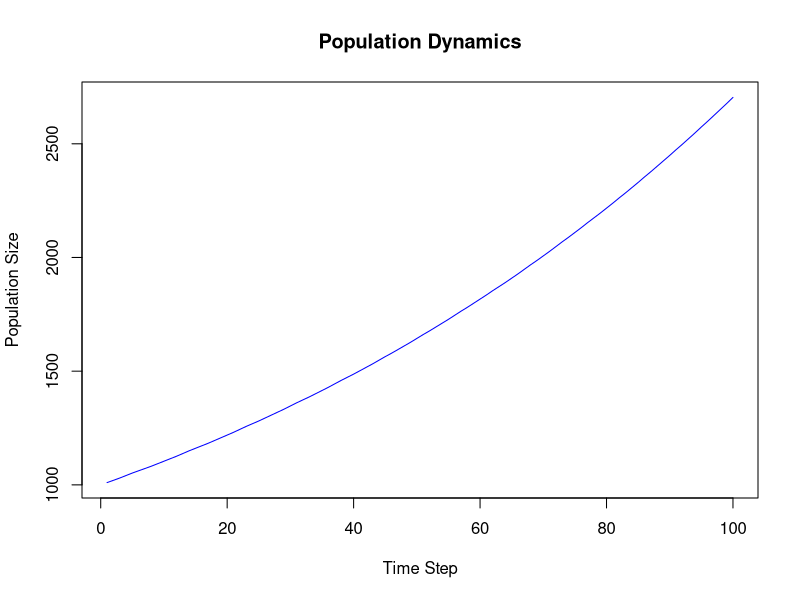
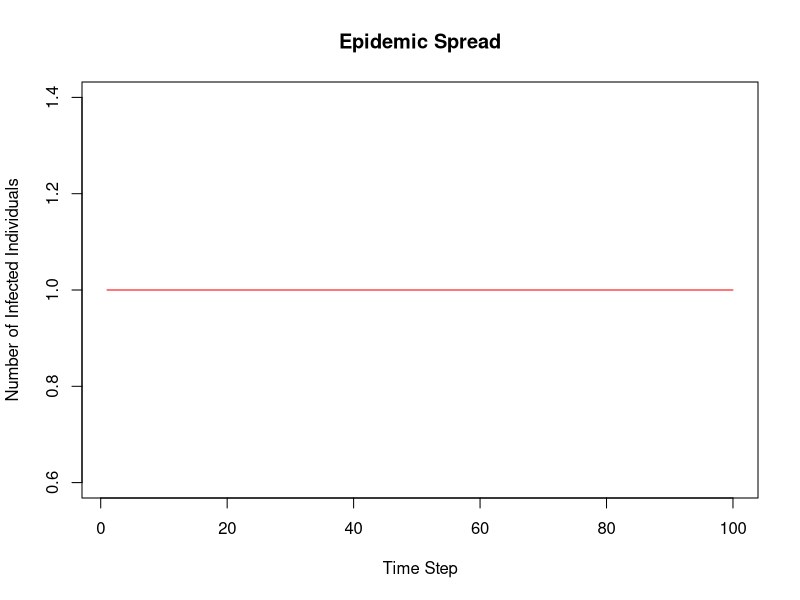
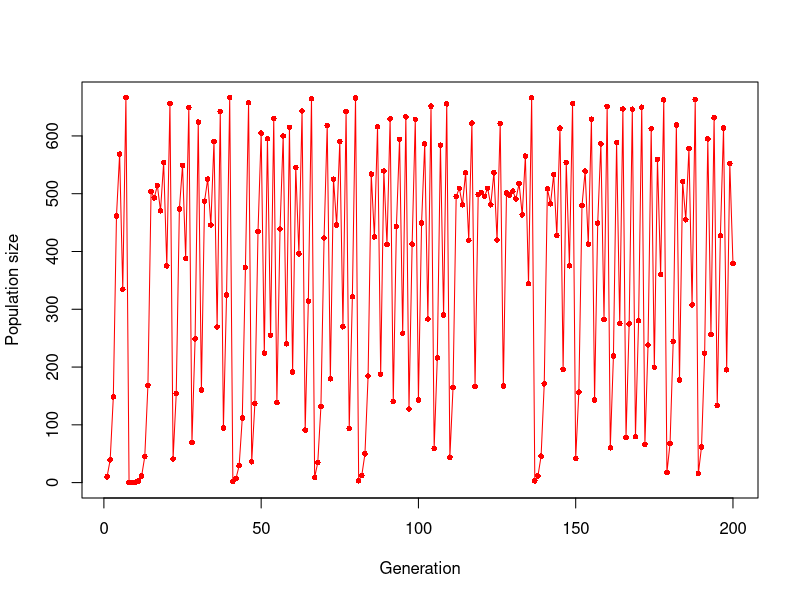

Here is the R script that generated these plots, in order:
#exploring some things together with ChatGPT
#clear environment
rm(list=ls())

#---------set up population dynamics (not using this)
#Parameters
population_size <- 1000  # Initial population size
birth_rate <- 0.02  # Birth rate (constant)
death_rate <- 0.01  # Death rate (constant)
time_steps <- 100  # Number of simulation steps (e.g., years)

#Vector to store population size at each time step
pop_size <- numeric(time_steps)

#Run the simulation
for (t in 1:time_steps) {
  # Births and deaths
  births <- round(population_size * birth_rate)
  deaths <- round(population_size * death_rate)
  
  #Update population size
  population_size <- population_size + births - deaths
  
  #Store the population size at this time step
  pop_size[t] <- population_size}

# Plot population over time
plot(1:time_steps, pop_size, type = "l", col = "blue", 
     xlab = "Time Step", ylab = "Population Size", main = "Population Dynamics")



#---------introduce virus transmission
# Parameters for virus transmission
infection_rate <- 0.2  # Probability of infection per interaction
recovery_rate <- 0.05  # Rate at which infected recover

# Initial state
susceptible <- population_size - 1  # One infected individual to start
infected <- 1
recovered <- 0

# Initialize storage vectors
infected_data <- numeric(time_steps)  
susceptible_data <- numeric(time_steps)  

# Simulation of the epidemic
for (t in 1:time_steps) {
  # Infection process (basic example)
  new_infections <- round(susceptible * infected * infection_rate / population_size)
  new_recoveries <- round(infected * recovery_rate)
  
  # Update numbers
  susceptible <- susceptible - new_infections
  infected <- infected + new_infections - new_recoveries
  recovered <- recovered + new_recoveries
  
  # Store data
  infected_data[t] <- infected
  susceptible_data[t] <- susceptible}

# Plot epidemic over time
plot(1:time_steps, infected_data, type = "l", col = "red", 
     xlab = "Time Step", ylab = "Number of Infected Individuals", main = "Epidemic Spread")







#-----------------------trying out another population dynamics script
#Discrete-time Logistic Population Growth Simulations
#August 15, 2014
#By Stephen B. Heard
#Non-commercial use permitted.

#Set number of generations to plot
PlotGen <- 200

###Set parameters for simulation 1###

# set initial population size
N0 <- 10

#Set R
R <- 3

#Set K
K <- 500

###Run simulation###

# initialize vector to hold results 
PopSize <- N0 

# create variable to hold the current population size
PopNow <- N0 

# calculate population sizes and append to popsize
for(i in 1:PlotGen) { 
  PopNow <- PopNow + PopNow*R*(1-PopNow/K)    #discrete logistic
  if (PopNow < 0) {PopNow <- 0}
  PopSize <- c(PopSize,PopNow)                #add result to vector
}


###Plot results###

tvals <- 1:length(PopSize) #create a vector of time values equal to length of results vector

plot(tvals[1:PlotGen], PopSize[1:PlotGen],type="o",col="red", 
     xlab="Generation",ylab="Population size",pch=16,cex=.75)


#--> logistic growth equation dynamics, good to think about later!!
